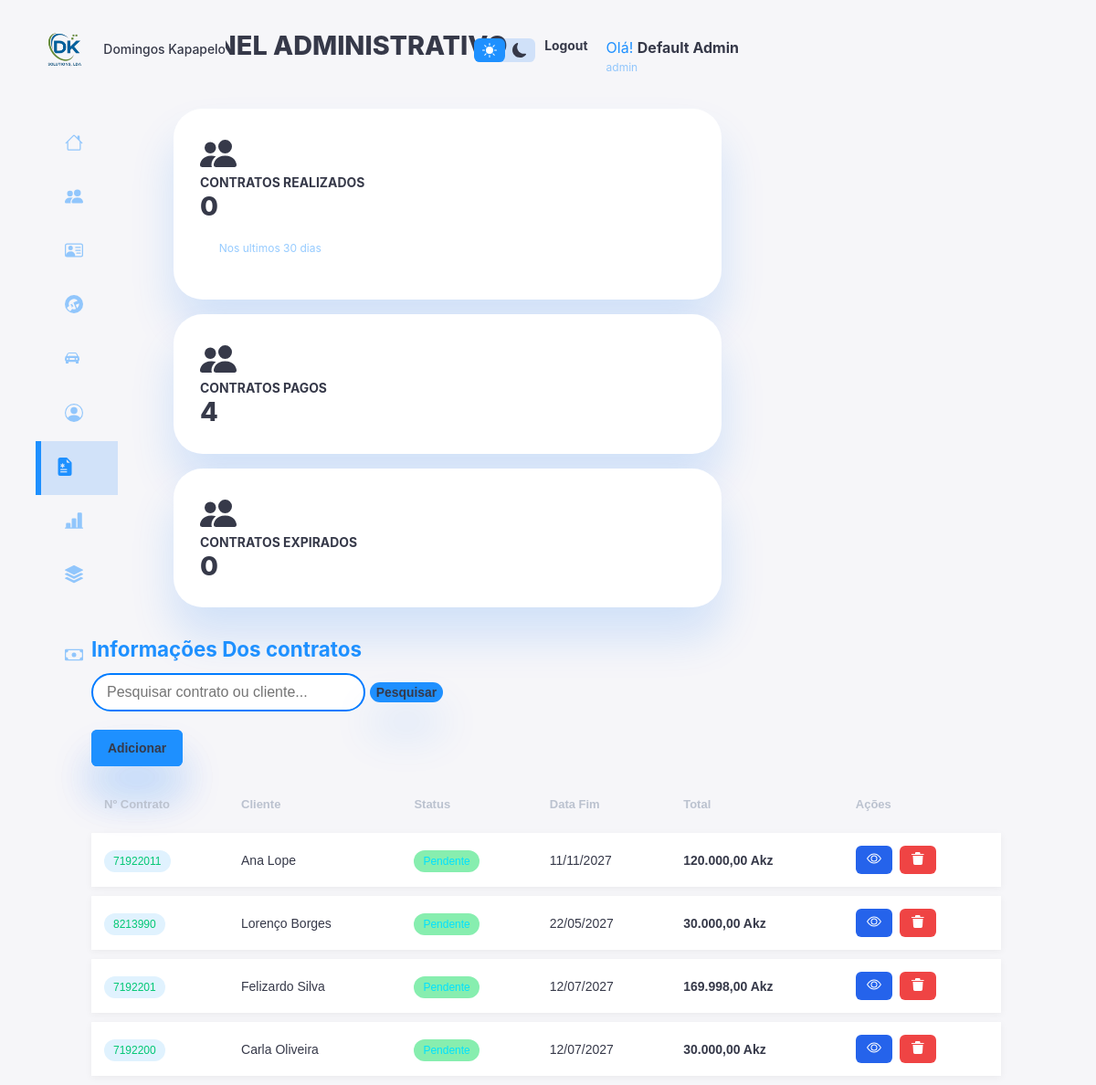
/Admistrador/contratos.php (signed in), run on an earlier commit of the app's database.
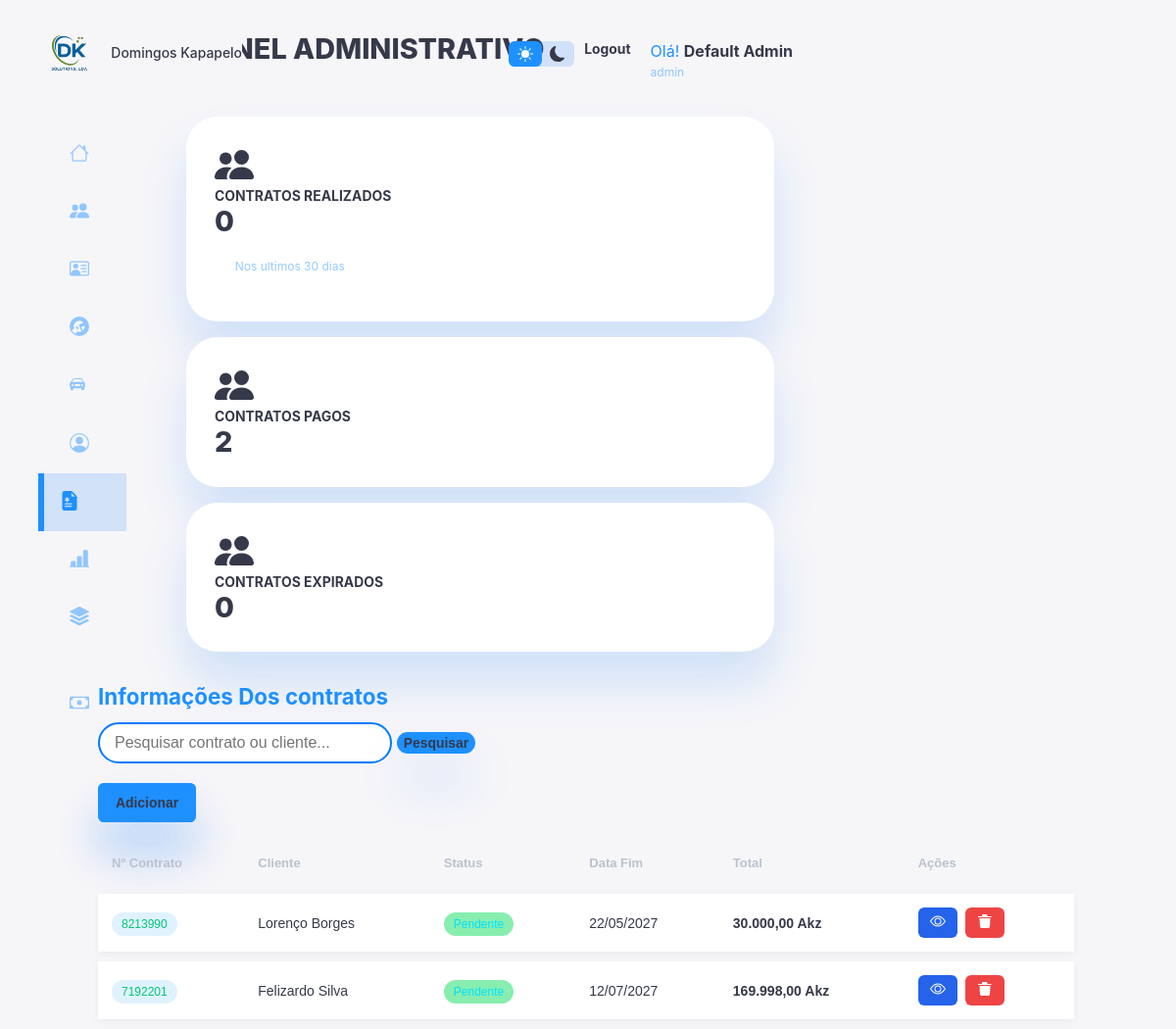
And on a later commit of the database.
### tables this page shows
CREATE TABLE `contratos` (
  `id_contrato` int(11) NOT NULL,
  `id_cliente` int(11) NOT NULL,
  `numero_bi` varchar(50) DEFAULT NULL,
  `preco_viatura` decimal(10,2) DEFAULT 0.00,
  `tipo` enum('VIP','Normal') DEFAULT NULL,
  `data_inicio` date DEFAULT NULL,
  `data_fim` date DEFAULT NULL,
  `total_geral` decimal(10,2) DEFAULT 0.00,
  `criado_em` timestamp NOT NULL DEFAULT current_timestamp(),
  `numero_transacao` varchar(20) DEFAULT NULL,
  `data` datetime DEFAULT current_timestamp(),
  `status` enum('pago','nao pago') NOT NULL DEFAULT 'pago'
);

CREATE TABLE `clientes` (
  `id_cliente` int(11) NOT NULL,
  `nome` varchar(100) NOT NULL,
  `telefone` varchar(20) DEFAULT NULL,
  `numero_bi` varchar(20) NOT NULL,
  `endereco` varchar(200) DEFAULT NULL,
  `criado_em` timestamp NOT NULL DEFAULT current_timestamp(),
  `email` varchar(255) NOT NULL
);

### Admistrador/contratos.php (the view, shortened to what the changed rows need)
<?php
include("./configuracao/conexao.php");
if(isset($_GET['pesquisa']) && !empty($_GET['pesquisa'])){
    $pesquisa = mysqli_real_escape_string($conn, $_GET['pesquisa']);
    $sql = "
    SELECT
        contratos.id_contrato,
        contratos.numero_transacao,
        contratos.status,
        contratos.data_fim,
        contratos.total_geral,
        clientes.nome
    FROM contratos
    INNER JOIN clientes
    ON contratos.id_cliente = clientes.id_cliente
    WHERE contratos.numero_transacao LIKE '%$pesquisa%'
    OR clientes.nome LIKE '%$pesquisa%'
    OR contratos.status LIKE '%$pesquisa%'
    OR contratos.data_fim LIKE '%$pesquisa%'
    ORDER BY contratos.id_contrato DESC
    ";
}else{
    $sql = "
    SELECT
        contratos.id_contrato,
        contratos.numero_transacao,
        contratos.status,
        contratos.data_fim,
        contratos.total_geral,
        clientes.nome
    FROM contratos
    INNER JOIN clientes
    ON contratos.id_cliente = clientes.id_cliente
    ORDER BY contratos.id_contrato DESC
    ";
}
$res = $conn->query($sql);
$pagamentos_mes = [];
?>
<!DOCTYPE html>
<html lang="pt">
 <head>
    <link rel="stylesheet" href="../views/css/contratos.css?v=1.0">
  </head>
   <body>
    <div class="container">
      <?php include_once('sidebar.php');?>
              <main>
                <h1 class="cina">PAINEL ADMINISTRATIVO</h1>
                 <div class="insights">
                    <div class="sales">
                        <div class="midlle">
                                <h1><p class="valor">
                                   <?php
                                $sql_ultimos_30 = "
                                    SELECT COUNT(*) AS total
                                    FROM contratos
                                    WHERE criado_em >= DATE_SUB(NOW(), INTERVAL 30 DAY)
                                ";
                                $res_ultimos_30 = $conn->query($sql_ultimos_30);
                                $total_ultimos_30 = $res_ultimos_30->fetch_assoc()['total'] ?? 0;
                                ?>
                                <h1><?= $total_ultimos_30 ?></h1>
                             <small class="text-muted">
                            Nos ultimos 30 dias
                        </small>
                        </div>
                    </div>
                           <div class="sales">
                        <div class="midlle">
                                <h1>
                                     <p class="valor">
                                  <?php
                            $sql_pagos = "
                                SELECT COUNT(*) AS total
                                FROM contratos
                                WHERE status = 'pago'
                            ";
                            $res_pagos = $conn->query($sql_pagos);
                            $total_pagos = $res_pagos->fetch_assoc()['total'] ?? 0;
                            ?>
                            <h1><?= $total_pagos ?></h1>
                            </p>
                                </h1>
                        </div>
                    </div>
                        <div class="sales">
                        <div class="midlle">
                                <h1> <?php
                                $sql_expirados = "
                                    SELECT COUNT(*) AS total
                                    FROM contratos
                                    WHERE data_fim < CURDATE()
                                    AND data_fim != '0000-00-00'
                                ";
                                $res_expirados = $conn->query($sql_expirados);
                                $total_expirados = $res_expirados->fetch_assoc()['total'] ?? 0;
                                ?>
                                <h1><?= $total_expirados ?></h1></h1>
                        </div>
                    </div>
                 </div>
            <div class="Recent-Order">
                <h2>Informações Dos contratos</h2>
             <div class="table-container">
    <table class="modern-table">
        <thead>
            <tr>
                <th>Nº Contrato</th>
                <th>Cliente</th>
                <th>Status</th>
                <th>Data Fim</th>
                <th>Total</th>
                <th>Ações</th>
            </tr>
        </thead>
        <tbody id="resultado">
            <?php while($contrato = $res->fetch_assoc()): ?>
            <tr>
                <td>
                    <span class="badge"><?= $contrato['numero_transacao'] ?></span>
                </td>
                <td class="client">
                    <?= htmlspecialchars($contrato['nome']) ?>
                </td>
                    <?php
                    $status_mes = $pagamentos_mes[$contrato['id_contrato']] ?? 'pendente';
                    $labels = ['pago' => 'Pago', 'pendente' => 'Pendente'];
                    $classes = ['pago' => 'badge-pago', 'pendente' => 'badge-pendente'];
                    ?>
                    <td>
                    <span class="badges <?= $classes[$status_mes] ?>">
                        <?= $labels[$status_mes] ?>
                    </span>
                    </td>
         <td><?= date('d/m/Y', strtotime($contrato['data_fim'])) ?></td>
                <td class="price">
                    <?= number_format($contrato['total_geral'],2,",",".") ?> Akz
                </td>
                <td class="actions">
                    <a class="btn view" href="fatura_contrato.php?id=<?= $contrato['id_contrato'] ?>">
                    </a>
                <?php if ($_SESSION['nivel'] === "admin") { ?>
            <a class="btn delete"
            href="contratos.php?excluir_id=<?= $contrato['id_contrato'] ?>"
            onclick="return confirm('Eliminar contrato?')">
                <svg xmlns='http://www.w3.org/2000/svg' width='16' height='16' fill='currentColor' class='bi bi-trash3' viewBox='0 0 16 16'>
                    <path d='M6.5 1h3a1 1 0 0 1 1 1V3h4v1H1V3h4V2a1 1 0 0 1 1-1z'/>
                    <path d='M2.5 5h11l-.5 8.5A2 2 0 0 1 11 15H5a2 2 0 0 1-2-1.5L2.5 5z'/>
                </svg>
            </a>
        <?php } ?>
                </td>
            </tr>
            <?php endwhile; ?>
        </tbody>
    </table>
</div>
            </div>
              </main>
        </div>
 </body>
</html>

What changed in the data, as far as the page shows it:
removed contratos: numero_transacao "71922011", id_cliente.nome "Ana Lope", id_contrato "Pendente", data_fim "11/11/2027", total_geral "120.000,00"
removed contratos: numero_transacao "7192200", id_cliente.nome "Carla Oliveira", id_contrato "Pendente", data_fim "12/07/2027", total_geral "30.000,00"
Also different on the page:
$total_pagos: "4" → "2"
